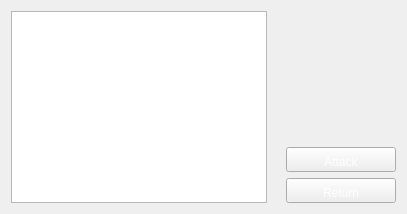
         <widget class="QWidget" name="stackedWidgetFightBottomBarPageAttack">
          <layout class="QHBoxLayout" name="horizontalLayout_23">
           <item>
            <widget class="QListWidget" name="listWidgetFightAttack"/>
           </item>
           <item>
            <widget class="QLabel" name="labelFightAttackDetails">
             <property name="maximumSize">
              <size>
               <width>200</width>
               <height>16777215</height>
              </size>
             </property>
             <property name="styleSheet">
              <string notr="true">color: rgb(0, 0, 0);</string>
             </property>
             <property name="wordWrap">
              <bool>true</bool>
             </property>
            </widget>
           </item>
           <item>
            <layout class="QVBoxLayout" name="verticalLayout_17">
             <item>
              <spacer name="verticalSpacer_16">
               <property name="orientation">
                <enum>Qt::Vertical</enum>
               </property>
               <property name="sizeHint" stdset="0">
                <size>
                 <width>20</width>
                 <height>40</height>
                </size>
               </property>
              </spacer>
             </item>
             <item>
              <widget class="QPushButton" name="pushButtonFightAttackConfirmed">
               <property name="minimumSize">
                <size>
                 <width>110</width>
                 <height>25</height>
                </size>
               </property>
               <property name="maximumSize">
                <size>
                 <width>110</width>
                 <height>25</height>
                </size>
               </property>
               <property name="styleSheet">
                <string notr="true">QPushButton::hover {
background-position:left center;
}
QPushButton::pressed {
background-position:left bottom;
}
QPushButton { 
background-image: url(:/CC/images/interface/button-generic.png);
border-image: url(:/CC/images/empty.png);
color: rgb(255, 255, 255);
padding-left:4px;
padding-right:4px;
padding-top:8px;
padding-bottom:3px;
}</string>
               </property>
               <property name="text">
                <string>Attack</string>
               </property>
              </widget>
             </item>
             <item>
              <widget class="QPushButton" name="pushButtonFightReturn">
               <property name="minimumSize">
                <size>
                 <width>110</width>
                 <height>25</height>
                </size>
               </property>
               <property name="maximumSize">
                <size>
                 <width>110</width>
                 <height>25</height>
                </size>
               </property>
               <property name="styleSheet">
                <string notr="true">QPushButton::hover {
background-position:left center;
}
QPushButton::pressed {
background-position:left bottom;
}
QPushButton { 
background-image: url(:/CC/images/interface/button-generic.png);
border-image: url(:/CC/images/empty.png);
color: rgb(255, 255, 255);
padding-left:4px;
padding-right:4px;
padding-top:8px;
padding-bottom:3px;
}</string>
               </property>
               <property name="text">
                <string>Return</string>
               </property>
              </widget>
             </item>
            </layout>
           </item>
          </layout>
         </widget>
